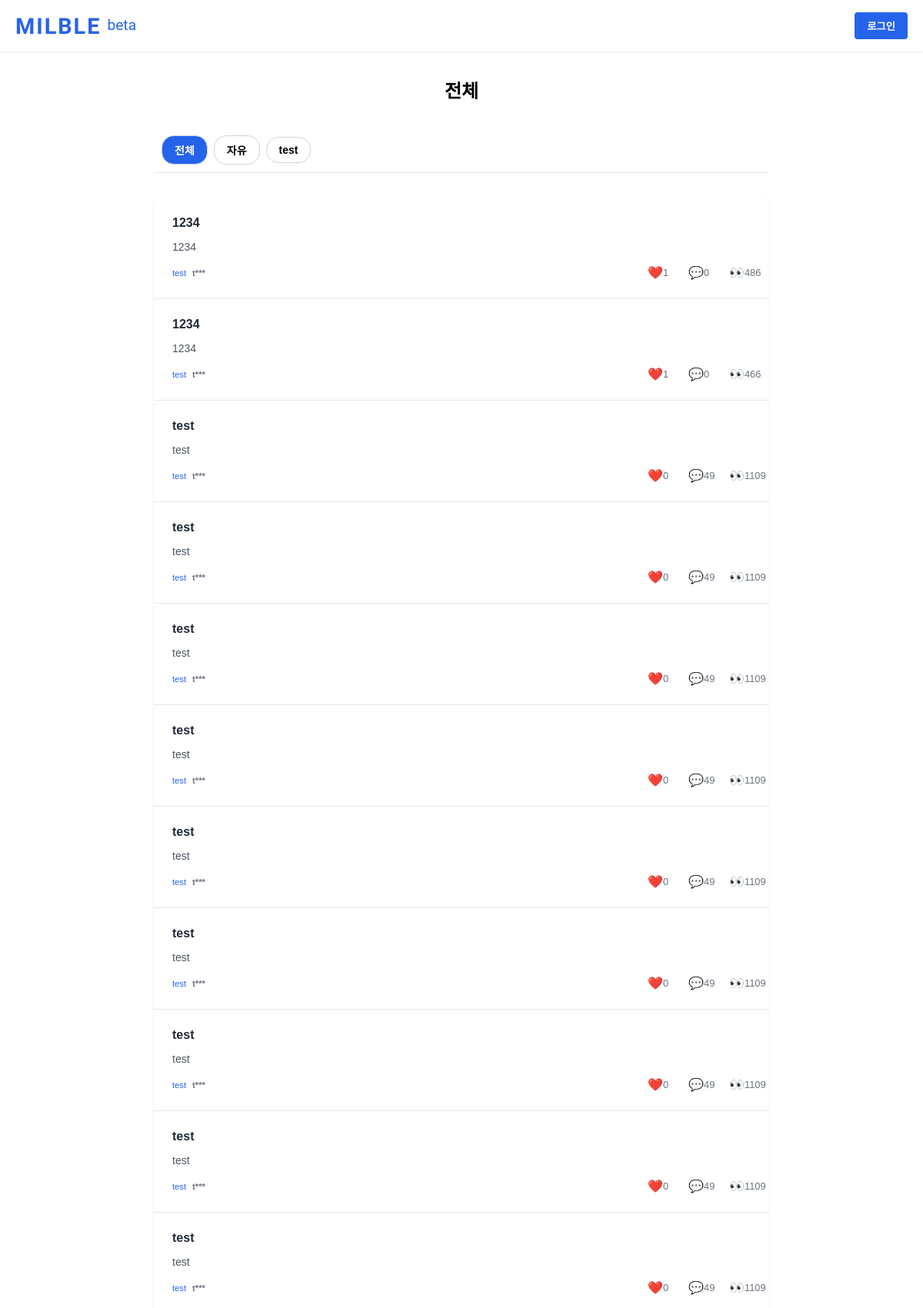
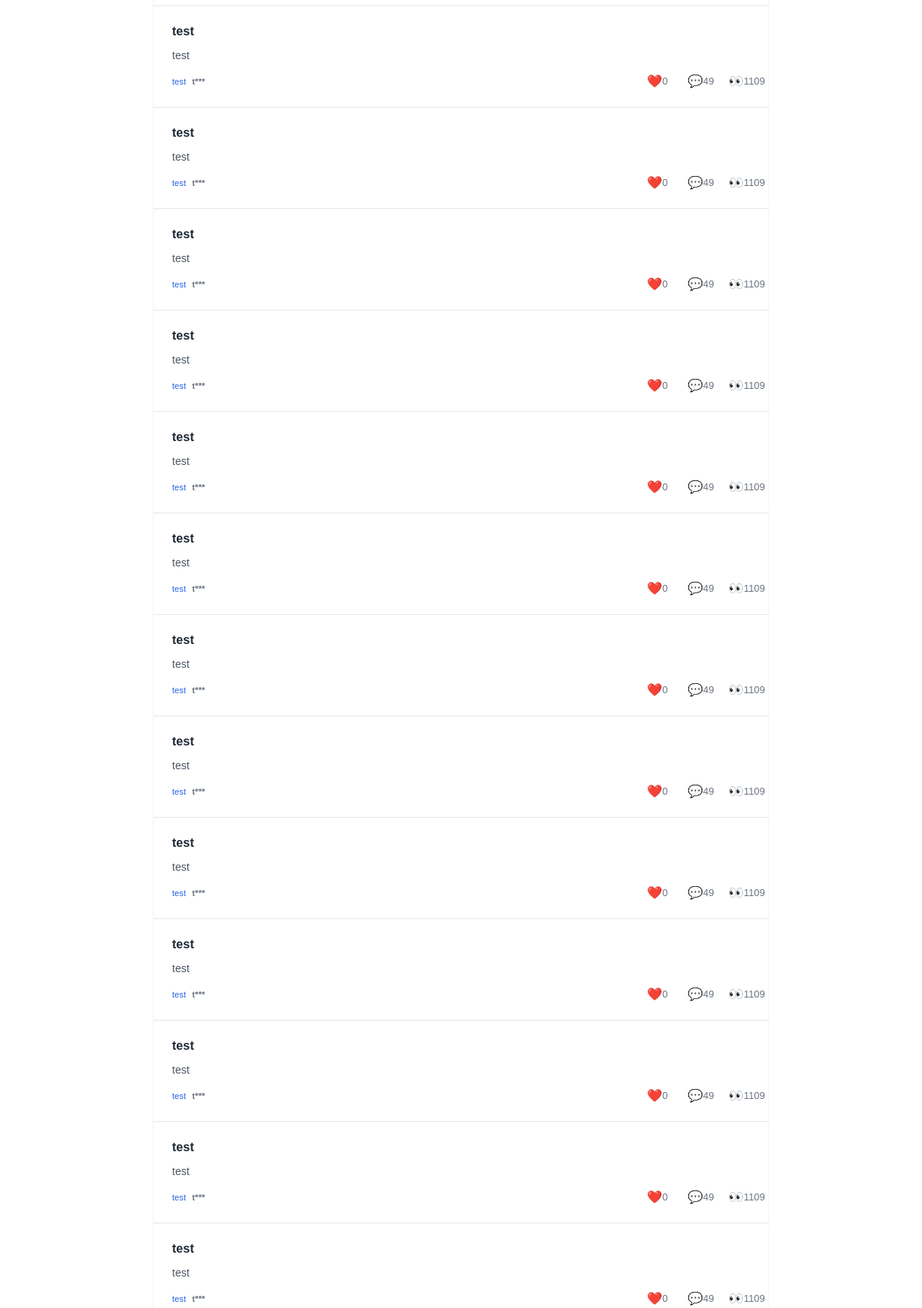
Page /popular/ (upper part) on the committed database (2 pictures, top to bottom).
### milble_app/models.py (models this page shows, shortened)
class Category(models.Model):
    name = models.CharField(max_length=100, unique=True)

class Unit(models.Model):
    name = models.CharField(max_length=100, unique=True)
    answer1 = models.CharField(max_length=255, blank=False)
    answer2 = models.CharField(max_length=255, blank=False)
    answer3 = models.CharField(max_length=255, blank=False)
    subscriber_count = models.PositiveIntegerField(default=0)  # 가입자 수 변수 추가
    def __str__(self):
        return self.name

class Post(models.Model):
    title = models.CharField(max_length=200)
    content = models.TextField()
    created_at = models.DateTimeField(auto_now_add=True)
    updated_at = models.DateTimeField(auto_now=True)
    author = models.CharField(max_length=100)  # 글쓴이
    unit = models.ForeignKey(Unit, null=True, blank=True, on_delete=models.SET_NULL)  # 부대 선택 필드
    category = models.ForeignKey(Category, null=True, blank=True, on_delete=models.SET_NULL)  # 카테고리 선택 필드
    likes = models.PositiveIntegerField(default=0)  # 좋아요 수, 기본값 0
    comments_count = models.PositiveIntegerField(default=0)  # 댓글 수, 기본값 0
    views = models.PositiveIntegerField(default=0)  # 조회수, 기본값 0
    liked_users = models.ManyToManyField('CustomUser', related_name='liked_posts', blank=True)  # 좋아요 누른 사용자들
    class Meta:
        indexes = [
            models.Index(fields=['unit']),          # unit 필드에 인덱스 추가
            models.Index(fields=['category']),      # category 필드에 인덱스 추가
            models.Index(fields=['created_at']),    # created_at 필드에 인덱스 추가
        ]

### milble_app/views.py (the view)
# urls.py: path('popular/', views.popular_posts_view, name='popular_posts'),
@cache_page(60 * 15)  # 15분 동안 캐시
def popular_posts_view(request):
    popular_posts = Post.objects.all().order_by('-likes', '-comments')  # 좋아요, 댓글 수 기준으로 정렬
    units = Unit.objects.all()
    categories = Category.objects.exclude(name="전체")  # '전체' 카테고리는 제외하고 표시
    return render(request, 'popular_posts.html', {
        'user': request.user,
        'posts': popular_posts,
        'units': units,  # 부대 목록 전달,
        'categories': categories
    })

### milble_app/templatetags/mask_filters.py (called while the page is built)
@register.filter(name='mask_author')
def mask_author(author):
    if len(author) > 1:
        return author[0] + '*' * (len(author) - 1)  # 첫 글자 제외한 나머지 '*'로 마스킹
    return author  # 한 글자일 경우 그대로 반환

### templates/popular_posts.html (shortened to what this page needs)
{% extends 'base.html' %}
{% load static %}
{% load mask_filters %}
{% block head %}
    <link rel="stylesheet" type="text/css" href="{% static 'popular_posts.css' %}">
{% endblock %}
{% block main %}
    <main class="container">
        <h1 class="unit-title">전체</h1>
        <div class="units">
            <div class="units-list">
                <button class="popular-btn" onclick="window.location.href='{% url 'popular_posts' %}'">전체</button>
                {% for category in categories %}
                    {% if current_category == category %}
                        <button class="selected-unit-btn" onclick="window.location.href='{% url 'posts' category.name %}'">{{ category.name }}</button>
                    {% else %}
                        <button class="unit-btn" onclick="window.location.href='{% url 'posts' category.name %}'">{{ category.name }}</button>
                    {% endif %}
                {% endfor %}
                {% for unit in units %}
                    {% if unit.name == user.unit.name %}
                    {% else %}
                        <button class="unit-btn" onclick="window.location.href='{% url 'posts' unit.name %}'">{{ unit.name }}</button>
                    {% endif %}
                {% endfor %}
            </div>
        </div>
        <div class="post-list">
            {% for post in posts %}
            <div class="post-item">
                <a href="{% url 'post_detail' post.id %}" class="post-title">{{ post.title }}</a>
                <p class="post-content">{{ post.content|truncatewords:20 }}</p>
                <div class="post-meta">
                    <div class="unit-author">
                        <span class="unit">{{ post.unit }}</span>
                        <span class="post-author">{{ post.author|mask_author }}</span>
                    </div>
                    <div class="post-stats">
                        <div class="like-stat">
                            <span class="icon">❤️</span>
                            <span class="number">{{ post.likes }}</span>
                        </div>
                        <div class="comment-stat">
                            <span class="icon">💬</span>
                            <span class="number">{{ post.comments.count }}</span>
                        </div>
                        <div class="views-stat">
                            <span class="icon">👀</span>
                            <span class="number">{{ post.views }}</span>
                        </div>
                    </div>
                </div>
            </div>
            {% empty %}
            <p>게시물이 없습니다.</p>
            {% endfor %}
        </div>
    </main>
{% endblock %}

### static/popular_posts.css (style rules this page uses)
body { font-family: 'Noto Sans KR', Arial, sans-serif; margin: 0; padding: 0; background-color: #ffffff; }
.container { max-width: 800px; margin: 0 auto; padding: 0 20px; margin-bottom: 90px; min-height: calc(100vh - 200px); }
.unit-title { font-size: 1.5rem; font-weight: bold; margin: 2rem 0; text-align: center; }
.post-list { background-color: white; border-radius: 0.5rem; box-shadow: 0 1px 3px rgba(0,0,0,0.1); }
.post-item { padding: 1.5rem 0rem 1.5rem 1.5rem; border-bottom: 1px solid #e5e7eb; }
.post-title { font-size: 1rem; font-weight: bold; text-decoration: none; color: #1f2937; margin-bottom: 0.5rem; display: block; }
.post-content { font-size: 0.875rem; color: #4b5563; margin-bottom: 1rem; }
.post-meta { display: flex; justify-content: space-between; align-items: center; font-size: 0.8rem; color: #6b7280; }
.post-author { font-weight: bold; font-size: 0.7rem; }
.post-stats { display: flex; gap: 1px; }
.post-stats div { display: flex; align-items: center; }
.icon { font-size: 1rem; }
.number { display: inline-block; min-width: 2rem; text-align: left; font-size }
.units { position: relative; display: flex; align-items: center; background-color: white; margin-bottom: 2rem; border-bottom: 1px solid #e5e7eb; justify-content: space-between; }
.units-list { display: flex; align-items: center; background-color: white; overflow-x: auto; white-space: nowrap; padding: 10px; z-index: 1; }
.unit-btn { display: inline-block; font-family: Arial, sans-serif; padding: 0.5rem 1rem; margin-right: 0.5rem; background-color: #ffffff; border: 1px solid #d1d5db; border-radius: 1rem; cursor: pointer; font-weight: bold; font-size: 0.875rem; }
.popular-btn { display: inline-block; font-family: Arial, sans-serif; color: white; padding: 0.5rem 1rem; margin-right: 0.5rem; background-color: #2563eb; border: 1px solid #d1d5db; border-radius: 1rem; cursor: pointer; font-weight: bold; font-size: 0.875rem; }
.unit { color: #2563eb; font-weight: 500; font-size: 0.7rem; }
.unit-author { display: flex; gap: 0.5rem; align-items: center; }
html { font-size: 16px; }
@media (max-width: 1200px) { html { font-size: 16px; } }

### rows in the picture
Category: name "자유"
Unit: name "test"
Post: title "1234", content "1234", unit "test", author|mask_author "t***", likes "1", comments.count "0", views "486"
Post: title "1234", content "1234", unit "test", author|mask_author "t***", likes "1", comments.count "0", views "466"
Post: title "test", content "test", unit "test", author|mask_author "t***", likes "0", comments.count "49", views "1109"
